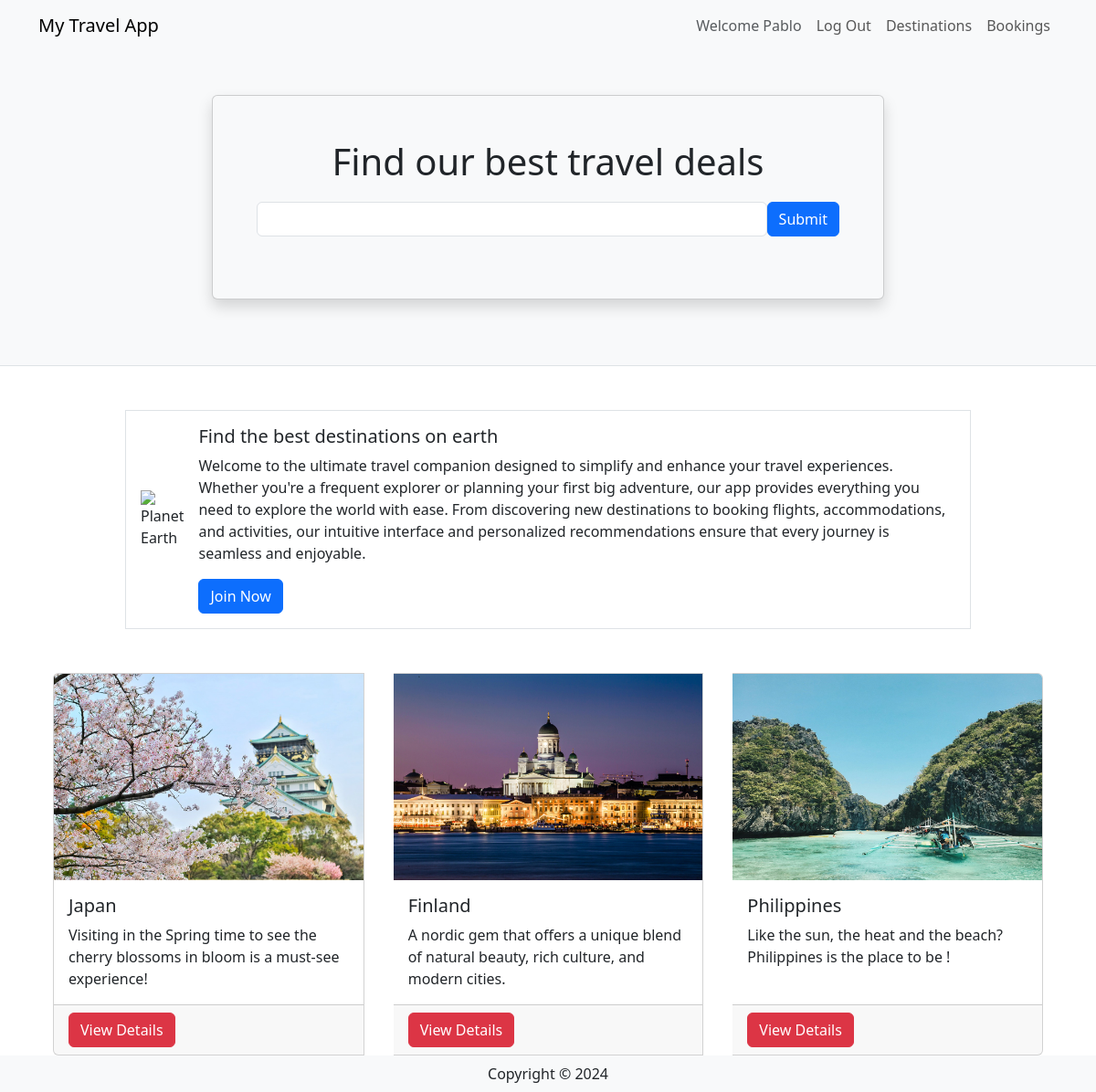
The page / (signed in) on the database its author committed.
### travel/models.py (models this page shows, shortened)
class User(db.Model, UserMixin):
    __tablename__ = 'users' # good practice to specify table name
    id = db.Column(db.Integer, primary_key=True)
    name = db.Column(db.String(100), index=True, unique=True, nullable=False)
    emailid = db.Column(db.String(100), index=True, nullable=False)
    password_hash = db.Column(db.String(255), nullable=False)
    comments = db.relationship('Comment', backref='user')

class Destination(db.Model):
    __tablename__ = 'destinations'
    id = db.Column(db.Integer, primary_key=True)
    name = db.Column(db.String(80))
    description = db.Column(db.String(200))
    image = db.Column(db.String(400))
    currency = db.Column(db.String(3))
    comments = db.relationship('Comment', backref='destination')

### travel/views.py (the view)
@mainbp.route('/')
def index():
    destinations = db.session.scalars(db.select(Destination)).all()
    return render_template('index.html', destinations=destinations)

### travel/templates/index.html
{% extends 'base.html' %}
{% block header %}
      <div class="container">
         <div class="row justify-content-center mt-5 pb-4">
            <div class="col-md-8">
               <div class="card shadow p-5 mb-5 bg-light">
                  <h1 class="text-center mb-3">Find our best travel deals</h1>
                  <form class="form-inline d-flex flex-nowrap" action="{{url_for('main.search')}}" >
                     <input type="text" name="search" class="form-control flex-grow-1 my-1 mr-sm-2" id="SearchForm">
                     <button type="submit" class="flex-shrink-1 btn btn-primary my-1">Submit</button>
                   </form>
               </div>
            </div>
         </div>
      </div>
{% endblock %}
{% block content %}
      <div class="container">
         <div class="row mt-5 mb-5 justify-content-center">
            <div class="col-md-10">
               <div class="media border p-3 d-flex justify-content-start">
                  <img class="align-self-center me-3" style="max-width:120px"
                     src="https://upload.wikimedia.org/wikipedia/commons/thumb/2/22/Earth_Western_Hemisphere_transparent_background.png/600px-Earth_Western_Hemisphere_transparent_background.png"
                     alt="Planet Earth">
                  <div class="align-self-center media-body">
                     <h5 class="mt-0">Find the best destinations on earth</h5>
                     <p class="d-none d-sm-block">Welcome to the ultimate travel companion designed to simplify and enhance your travel experiences.
                        Whether you're a frequent explorer or planning your first big adventure, our app provides everything you need to explore the world with ease.
                        From discovering new destinations to booking flights, accommodations, and activities, our intuitive interface and personalized
                        recommendations ensure that every journey is seamless and enjoyable.</p>
                     <a href="#" class="btn btn-primary">Join Now</a>
                  </div>
               </div>
            </div>
         </div>
         <div class="card-group">
            {% for destination in destinations %}
            <div class="card mx-3">
               <img class="card-img-top"
                  src="{{ destination.image }}" alt="destination picture">
               <div class="card-body">
                  <h5 class="card-title">{{ destination.name }}</h5>
                  <p class="card-text">{{ destination.description }}</p>
               </div>
               <div class="card-footer"><a href="{{ url_for('destination.show', id=destination.id) }}" class ="btn btn-danger"> View Details </a></div>
            </div>
            {% endfor %}
         </div>
      </div>
{% endblock %}

### travel/templates/base.html (shortened to what this page needs)
<html>
<head>
   <link href="https://cdn.jsdelivr.net/npm/bootstrap@5.3.2/dist/css/bootstrap.min.css" rel="stylesheet">
</head>
<body>
   <header class="bg-light border-bottom">
      <nav class="navbar navbar-expand-lg navbar-light bg-light">
         <div class="container">
            <a href="/" class="navbar-brand">My Travel App</a>
            <div class="collapse navbar-collapse justify-content-end" id="navbarSupportedContent">
               <div class="navbar-nav ml-auto">
                  {% if current_user.is_authenticated %}
                     <a class="nav-item nav-link disabled text-muted" href="#">Welcome {{current_user.name}}</a>
                     <a class="nav-item nav-link" href="{{ url_for('auth.logout') }}">Log Out</a>
                  {% else %}
                     <a class="nav-item nav-link" href="{{ url_for('auth.register') }}">Register</a>
                     <a class="nav-item nav-link" href="{{ url_for('auth.login') }}">Log In</a>
                  {% endif %}
                  <a class="nav-item nav-link" href="{{ url_for('destination.create') }}">Destinations</a>
                  <a class="nav-item nav-link" href="#">Bookings</a>
               </div>
            </div>
         </div>
      </nav>
      {% block header %}
      {% endblock %}
   </header>
   {% block content %}
   {% endblock %}
    <footer class="footer">
        <div class="text-center py-2 bg-light">
            <span class="text-dark">Copyright &copy; {{ year }}</span>
        </div>
    </footer>
   </body>
</html>

### rows shown on the page
User: name "Pablo"
Destination: image (picture), name "Japan", description "Visiting in the Spring time to see the cherry blossoms in bloom is a must-see experience!"
Destination: image (picture), name "Finland", description "A nordic gem that offers a unique blend of natural beauty, rich culture, and modern cities."
Destination: image (picture), name "Philippines", description "Like the sun, the heat and the beach? Philippines is the place to be !"
